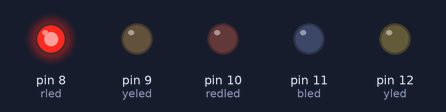
The sketch below on a simulated Arduino Uno, built with avr-gcc and run on an emulated ATmega328P. On the bench: output pins drawn as LEDs (lit = HIGH).

Above: at 0.12 s.
At 0.62 s:
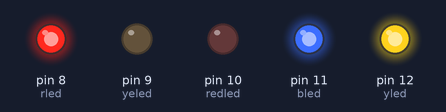
At 1.1 s:
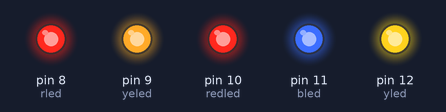
Timing chart, 0 to 2.6 s (numbered marks = the images above):
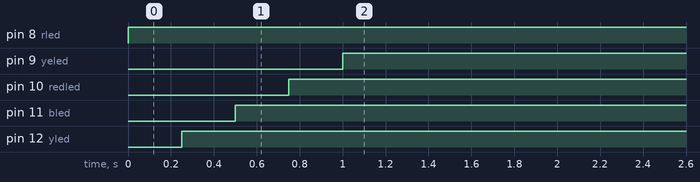

Measured:
- by itself, pin 8 (rled): LOW → HIGH at 0.00 s
- by itself, pin 9 (yeled): LOW → HIGH at 1.0 s
- by itself, pin 10 (redled): LOW → HIGH at 0.75 s
- by itself, pin 11 (bled): LOW → HIGH at 0.50 s
- by itself, pin 12 (yled): LOW → HIGH at 0.25 s

The sketch:

led5.ino
```cpp
int rled=8;
int yled=12;
int bled=11;
int redled=10;
int yeled=9;

const int Time=250;

void setup() {
  pinMode(rled,OUTPUT);
  pinMode(yled,OUTPUT);
  pinMode(bled,OUTPUT);
  pinMode(redled,OUTPUT);
  pinMode(yeled,OUTPUT);
}

void loop() {
  digitalWrite(rled,HIGH);
  delay(Time);
  digitalWrite(yled,HIGH);
  delay(Time);
  digitalWrite(bled,HIGH);
  delay(Time);
  digitalWrite(redled,HIGH);
  delay(Time);
  digitalWrite(yeled,HIGH);
  delay(Time);
}
```
